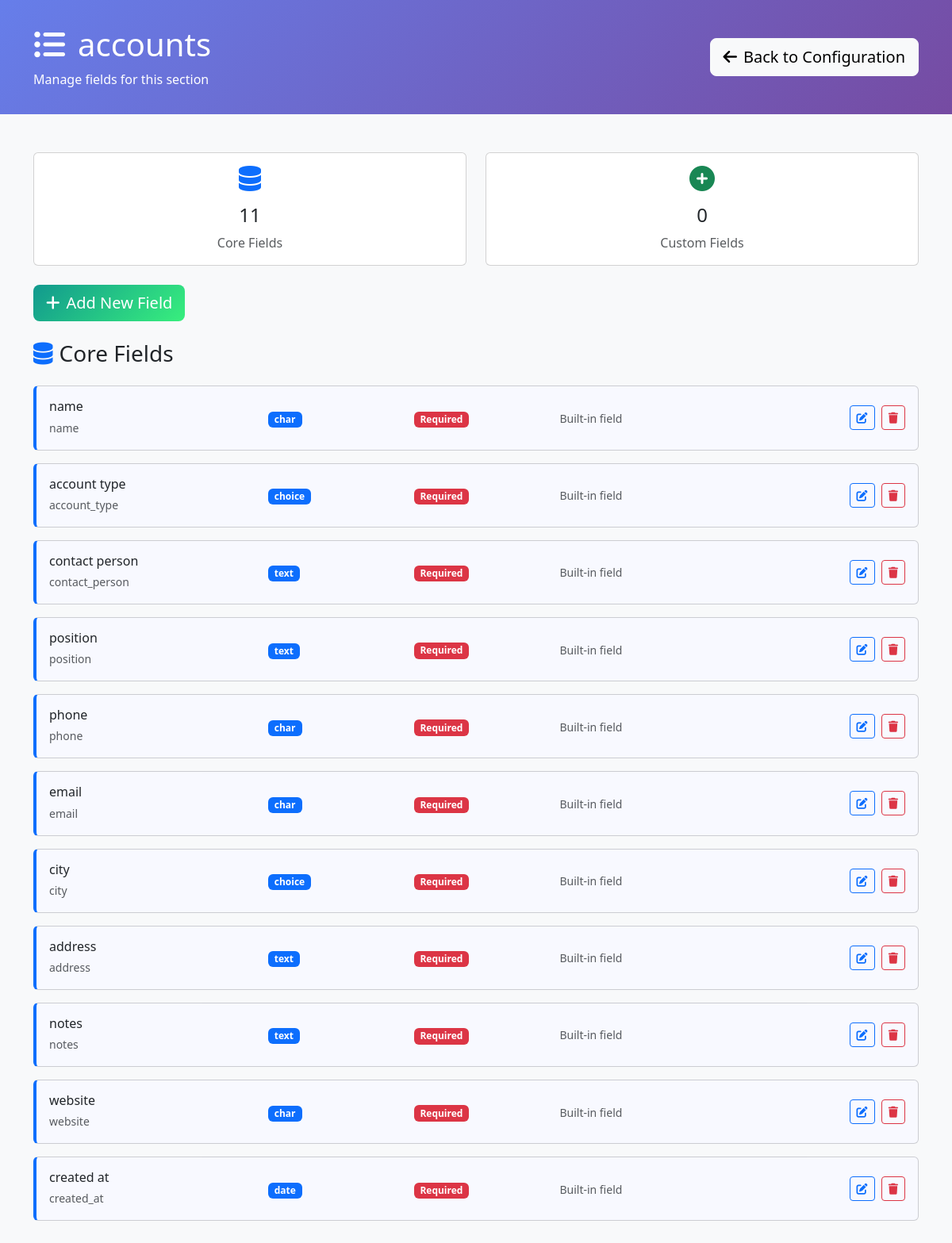
Page /configuration/section/5/ (signed in) on the committed database.
### requests/models.py (models this page shows, shortened)
class DynamicSection(models.Model):
    name = models.CharField(max_length=255, unique=True, help_text="Internal section name")
    display_name = models.CharField(max_length=255, help_text="Display name shown to users")
    description = models.TextField(blank=True, help_text="Description of this section's purpose")
    order = models.IntegerField(default=100, help_text="Display order")
    is_core_section = models.BooleanField(default=False, help_text="True if this represents an existing admin model")
    source_model = models.CharField(max_length=255, blank=True, help_text="Full model name (e.g. 'accounts.Account') for core sections")
    created_at = models.DateTimeField(auto_now_add=True)
    updated_at = models.DateTimeField(auto_now=True)
    class Meta:
        verbose_name = "Dynamic Section"
        verbose_name_plural = "Dynamic Sections"
        ordering = ['is_core_section', 'order', 'name']

class DynamicField(models.Model):
    FIELD_TYPES = [
        ('char', 'Text (Short)'),
        ('text', 'Text (Long)'),
        ('email', 'Email'),
        ('url', 'URL'),
        ('slug', 'Slug'),
        ('integer', 'Integer'),
        ('decimal', 'Decimal'),
        ('float', 'Float'),
        ('date', 'Date'),
        ('datetime', 'Date & Time'),
        ('time', 'Time'),
        ('boolean', 'Checkbox (Yes/No)'),
        ('choice', 'Dropdown (Single Choice)'),
        ('multiple_choice', 'Multiple Choice'),
        ('file', 'File Upload'),
        ('image', 'Image Upload'),
        ('foreign_key', 'Link to Another Model'),
        ('many_to_many', 'Multiple Links'),
        ('json', 'JSON Data'),
    ]
    model = models.ForeignKey(DynamicModel, on_delete=models.CASCADE, related_name='fields', null=True, blank=True)
    section = models.ForeignKey(DynamicSection, on_delete=models.CASCADE, related_name='fields', null=True, blank=True)
    name = models.CharField(max_length=100, help_text="Field name in database (lowercase, underscores)")
    display_name = models.CharField(max_length=100, help_text="Label shown in forms")
    field_type = models.CharField(max_length=20, choices=FIELD_TYPES)
    is_core_field = models.BooleanField(default=False, help_text="True if this represents an existing model field")
    CORE_MODE_CHOICES = [
        ('override', 'Override Existing Field'),
        ('create', 'Create New Core Field'),
    ]
    STORAGE_CHOICES = [
        ('model_field', 'Store in Model Field'),
        ('value_store', 'Store in DynamicFieldValue'),
    ]
    core_mode = models.CharField(
        max_length=20,
        choices=CORE_MODE_CHOICES,
        default='override',
        help_text="Whether to override existing field or create new one"
    )
    model_field_name = models.CharField(
        max_length=100,
        blank=True,
        help_text="Name of existing model field to override (required for override mode)"
    )
    storage = models.CharField(
        max_length=20,
        choices=STORAGE_CHOICES,
        default='value_store',
        help_text="Where to store field values"
    )
    required = models.BooleanField(default=False)
    default_value = models.TextField(blank=True, help_text="Default value (JSON format for complex types)")
    help_text = models.CharField(max_length=200, blank=True)
    max_length = models.PositiveIntegerField(null=True, blank=True, help_text="For text fields")
    max_digits = models.PositiveIntegerField(null=True, blank=True, help_text="For decimal fields")
    decimal_places = models.PositiveIntegerField(null=True, blank=True, help_text="For decimal fields")
    choices = models.JSONField(default=dict, help_text="For choice fields: {'value': 'display_name'}")
    related_model = models.CharField(max_length=100, blank=True, help_text="Model to link to (app.Model)")
    section_name = models.CharField(max_length=100, default='General', help_text="Form section name for grouping (legacy field)")
    order = models.PositiveIntegerField(default=0, help_text="Order within section")
    is_active = models.BooleanField(default=True, help_text="Whether field is shown in forms")
    created_at = models.DateTimeField(auto_now_add=True)
    updated_at = models.DateTimeField(auto_now=True)
    class Meta:
        verbose_name = "Dynamic Field"
        verbose_name_plural = "Dynamic Fields"
        ordering = ['model', 'section', 'section_name', 'order']

### requests/configuration_views.py (the view, shortened to what this page needs)
# urls.py: path('section/<int:section_id>/', configuration_views.section_fields, name='section_fields'),
@staff_member_required
def section_fields(request, section_id):
    from requests.models import DynamicSection
    is_legacy_dynamic = request.GET.get('dynamic') == 'true'
    if is_legacy_dynamic:
        dynamic_model = get_object_or_404(DynamicModel, id=section_id)
        model_name = f"{dynamic_model.app_label}.{dynamic_model.name}"
        display_name = dynamic_model.display_name
        fields = DynamicField.objects.filter(
            model=dynamic_model,
            is_active=True
        ).order_by('section_name', 'order')
        section_type = 'legacy'
        model_fields = []  # Legacy models don't have core model fields
    else:
        section = get_object_or_404(DynamicSection, id=section_id)
        model_name = section.name
        display_name = section.display_name
        section_type = 'core' if section.is_core_section else 'custom'
        fields = section.fields.filter(is_active=True).order_by('order')
        if section.is_core_section:
            model_fields = []
            core_fields = fields.filter(is_core_field=True)
            for field in core_fields:
                choices_obj = {}
                try:
                    if field.choices and field.choices != '{}':
                        if isinstance(field.choices, dict):
                            choices_obj = field.choices
                        else:
                            choices_obj = json.loads(field.choices)
                except (json.JSONDecodeError, ValueError):
                    choices_obj = {}
                model_fields.append({
                    'id': field.id,
                    'name': field.name,
                    'display_name': field.display_name,
                    'field_type': field.field_type,
                    'required': field.required,
                    'is_model_field': True,
                    'is_core_field': True,
                    'choices': choices_obj,  # Pass Python dict for json_script filter
                    'choices_script_id': f'choices-{field.id}'  # Pre-computed script ID
                })
        else:
            model_fields = []
    dynamic_fields = []
    for field in fields:
        if section_type == 'core' and field.is_core_field:
            continue
    context = {
        'section_id': section_id,
        'section_name': model_name,
        'display_name': display_name,
        'section_type': section_type,
        'source_model': getattr(section, 'source_model', '') if not is_legacy_dynamic else '',
        'model_fields': model_fields,
        'dynamic_fields': dynamic_fields,
        'all_fields': model_fields + dynamic_fields,
        'is_legacy_dynamic': is_legacy_dynamic,
        'is_core_section': section_type == 'core',
        'is_custom_section': section_type == 'custom'
    }
    return render(request, 'configuration/section_fields.html', context)

### requests/templates/configuration/section_fields.html (shortened to what this page needs)
<!DOCTYPE html>
<html lang="en">
<head>
    <link href="https://cdn.jsdelivr.net/npm/bootstrap@5.3.0/dist/css/bootstrap.min.css" rel="stylesheet">
    <link href="https://cdnjs.cloudflare.com/ajax/libs/font-awesome/6.0.0/css/all.min.css" rel="stylesheet">
</head>
<body class="bg-light">
    <div class="config-header">
        <div class="container">
            <div class="row align-items-center">
                <div class="col-md-8">
                    <h1 class="mb-2">
                        <i class="fas fa-list-ul me-3"></i>{{ display_name }}
                    </h1>
                    <p class="mb-0 opacity-90">
                        Manage fields for this section
                    </p>
                </div>
                <div class="col-md-4 text-end">
                    <a href="{% url 'configuration:dashboard' %}" class="btn btn-light btn-lg">
                        <i class="fas fa-arrow-left me-2"></i>Back to Configuration
                    </a>
                </div>
            </div>
        </div>
    </div>
    <div class="container my-5">
        <div class="row mb-4">
            <div class="col-md-6">
                <div class="card text-center">
                    <div class="card-body">
                        <i class="fas fa-database fa-2x text-primary mb-3"></i>
                        <h4>{{ model_fields|length }}</h4>
                        <p class="text-muted mb-0">Core Fields</p>
                    </div>
                </div>
            </div>
            <div class="col-md-6">
                <div class="card text-center">
                    <div class="card-body">
                        <i class="fas fa-plus-circle fa-2x text-success mb-3"></i>
                        <h4>{{ dynamic_fields|length }}</h4>
                        <p class="text-muted mb-0">Custom Fields</p>
                    </div>
                </div>
            </div>
        </div>
        <div class="row mb-4">
            <div class="col-12">
                <button class="btn btn-add-field btn-lg" onclick="showAddFieldModal()">
                    <i class="fas fa-plus me-2"></i>Add New Field
                </button>
            </div>
        </div>
        {% if model_fields %}
        <div class="row">
            <div class="col-12">
                <h3 class="mb-4">
                    <i class="fas fa-database me-2 text-primary"></i>Core Fields
                </h3>
                {% for field in model_fields %}
                <div class="card field-card model-field mb-3" data-field-id="{{ field.id }}">
                    <div class="card-body">
                        <div class="row align-items-center">
                            <div class="col-md-3">
                                <h6 class="mb-1 field-title">{{ field.display_name }}</h6>
                                <small class="text-muted">{{ field.name }}</small>
                            </div>
                            <div class="col-md-2">
                                <span class="badge bg-primary field-type-badge" data-type="{{ field.field_type }}">{{ field.field_type }}</span>
                            </div>
                            <div class="col-md-2">
                                {% if field.required %}
                                <span class="badge bg-danger">Required</span>
                                {% else %}
                                <span class="badge bg-secondary">Optional</span>
                                {% endif %}
                            </div>
                            <div class="col-md-3">
                                <small class="text-muted">Built-in field</small>
                            </div>
                            <div class="col-md-2 text-end">
                                <button class="btn btn-outline-primary btn-sm me-1"
                                        onclick="editField({{ field.id }}, 'model')">
                                    <i class="fas fa-edit"></i>
                                </button>
                                <button class="btn btn-outline-danger btn-sm"
                                        onclick="deleteField({{ field.id }}, '{{ field.display_name }}')">
                                    <i class="fas fa-trash"></i>
                                </button>
                            </div>
                        </div>
                    </div>
                </div>
                {% endfor %}
            </div>
        </div>
        {% endif %}
    </div>
</body>
</html>

### requests/templates/configuration/section_fields.html (style rules this page uses)
.config-header { background: linear-gradient(135deg, #667eea 0%, #764ba2 100%); color: white; padding: 2rem 0; }
.field-card { transition: all 0.3s ease; border-left: 4px solid #dee2e6; }
.field-card.model-field { border-left-color: #0d6efd; background-color: #f8f9ff; }
.field-type-badge { font-size: 0.75rem; padding: 0.25rem 0.5rem; }
.btn-add-field { background: linear-gradient(135deg, #11998e 0%, #38ef7d 100%); border: none; color: white; }

### rows in the picture
DynamicSection: display_name "accounts"
DynamicField: display_name "name", name "name", field_type "char"
DynamicField: display_name "account type", name "account_type", field_type "choice"
DynamicField: display_name "contact person", name "contact_person", field_type "text"
DynamicField: display_name "position", name "position", field_type "text"
DynamicField: display_name "phone", name "phone", field_type "char"
DynamicField: display_name "email", name "email", field_type "char"
DynamicField: display_name "city", name "city", field_type "choice"
DynamicField: display_name "address", name "address", field_type "text"
DynamicField: display_name "notes", name "notes", field_type "text"
DynamicField: display_name "website", name "website", field_type "char"
DynamicField: display_name "created at", name "created_at", field_type "date"

### other values in the picture
{{ model_fields|length }} "11"
{{ dynamic_fields|length }} "0"
